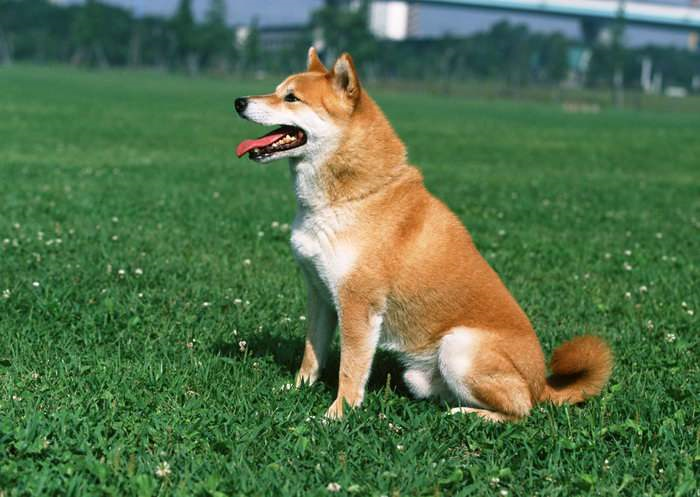
//> input picture main.cpp/1.jpg, 700 x 497 px
$ ./main   (built with g++ and OpenCV 4)
//> lines starting //> are read from the running program, lines starting //| are printed output that depends on the picture
### main.cpp/straightAndMatch.h
#include<opencv.hpp>
#include<iostream>
using namespace cv;
using namespace std;

/*
date:2019/7/23
author:huanglei
function:直方与匹配
*/

class straightAndMatch {
public:
	//绘制HS直方图
	void paintHSMap();

	//绘制一维直方图
	void paintOneMap();

	//绘制RGB三色直方图
	void paintThreeMap();

	//直方图对比
	void compareMap();

	//反向映射
	void backProject();

	//模板匹配
	void matchTemplate();
};

### main.cpp/imageDue.h
#include<iostream>
#include<opencv2/opencv.hpp>
using namespace cv;
using namespace std;

class imageDue {
public:
	//Canny边缘检测及其高级应用
	int edgeCheck();

	//sobel多梯度方向上的边缘检测
	int sobelEdge();

	//霍夫变换
	int hougLines();

	//图像重映射
	int remapImage();

	//直方均衡化
	int equalHist();

	//累计概率霍夫变换
	int hougLinesP();
};

### main.cpp/imageCountAndInpaint.h
#include<opencv.hpp>
#include<iostream>
using namespace cv;
using namespace std;

/*
date:2019/7/19
author:huanglei
function:图像轮廓与图像分割修复
*/
class imageCountAndInpaint {
public:
	int helloworld();

	//寻找图像轮廓
	int findContoursTest();

	//读取灰度图片测试
	int imreadImage();

	//寻找绘制物体凸包
	int convexHullTest();

	//使用多边形包围轮廓
	int findContoursEdge();

	//分水岭算法
	void watershedImageTest();

	//图像修补
	void imageInpaint();
};

### main.cpp/main.h
#include "imageCountAndInpaint.h"
#include"imageDue.h"
#include"straightAndMatch.h"
using namespace std;

/*
date:2019/7/16
author:huanglei
function:图像处理
*/

### main.cpp/straightAndMatch.cpp
#include"straightAndMatch.h"

// [111 lines left out: functions paintHSMap, paintOneMap, not called in this run]

void straightAndMatch::paintThreeMap()
{
	Mat src;
	src = imread("1.jpg");
//> src is the input picture: 497 rows x 700 cols, CV_8UC3; mean B, G, R 74.6, 113.7, 83.9
	imshow("原图", src);

	//参数
	int bins = 256;
	int hist_size[] = { bins };
	float range[] = { 0,256 };
	const float* ranges[] = { range };
	MatND redHist, grayHist, blueHist;

	//直方图的计算 三色
	int channels_r[] = { 0 };
	calcHist(&src, 1, channels_r, Mat(), redHist, 1, hist_size, ranges, true, false);
//> redHist = 256 values, max 7197 at index 66, min 1 at index 254, mean 1359

	int channels_g[] = { 1 };
	calcHist(&src, 1, channels_g, Mat(), grayHist, 1, hist_size, ranges, true, false);
//> grayHist = 256 values, max 7207 at index 117, min 4 at index 254, mean 1359

	int channels_b[] = { 2 };
	calcHist(&src, 1, channels_b, Mat(), blueHist, 1, hist_size, ranges, true, false);
//> blueHist = 256 values, max 6603 at index 64, min 128 at index 254, mean 1359
	//
	double maxValue_red, maxValue_green, maxValue_blue;
	minMaxLoc(redHist, 0, &maxValue_red, 0, 0);
//> maxValue_red = 7197
	minMaxLoc(grayHist, 0, &maxValue_green, 0, 0);
//> maxValue_green = 7207
	minMaxLoc(blueHist, 0, &maxValue_blue, 0, 0);
//> maxValue_blue = 6603
	int scale = 1;
	int histHeight = 256;
	Mat histImg = Mat::zeros(histHeight, bins * 3, CV_8UC3);

	//绘制
	for (int i = 0; i < bins; i++)
	{
		float binValue_red = redHist.at<float>(i);
		float binValue_green = grayHist.at<float>(i);
		float binValue_blue = blueHist.at<float>(i);
		int intensity_red = cvRound(binValue_red * histHeight / maxValue_red);
		int intensity_green = cvRound(binValue_green * histHeight / maxValue_green);
		int intensity_blue = cvRound(binValue_blue * histHeight / maxValue_blue);

		rectangle(histImg, Point(i * scale, histHeight - 1), Point((i + 1) * scale - 1, histHeight - intensity_red),Scalar(255,0,0));
		rectangle(histImg, Point((i + bins) * scale, histHeight - 1), Point((i + bins + 1) * scale - 1, histHeight - intensity_green), Scalar(0, 255, 0));
		rectangle(histImg, Point((i + 2 * bins) * scale, histHeight - 1), Point((i + 2 * bins + 1) * scale - 1, histHeight - intensity_blue), Scalar(0, 0, 255));
	}
//> this loop made 256 passes
//> (binValue_red, binValue_green, binValue_blue, intensity_red, intensity_green, intensity_blue) on passes 1 to 3: (2328, 30, 1139, 83, 1, 44), (341, 8, 207, 12, 0, 8), (365, 10, 199, 13, 0, 8)
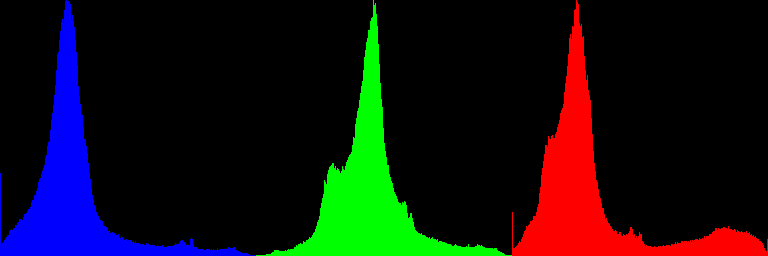
//> histImg: 256 rows x 768 cols, CV_8UC3; mean B, G, R 16, 16, 17.5

	//在窗口中显示出绘制好的直方图
	imshow("图像中的RGBz直方图", histImg);
	waitKey(0);
}

void straightAndMatch::compareMap()
{
}

void straightAndMatch::backProject()
{
}

void straightAndMatch::matchTemplate()
{
}

### main.cpp/main.cpp
#include"main.h"


int main() {
	// [23 lines of commented-out code are left out]
	straightAndMatch temp;
	//temp.paintHSMap();
	//temp.paintOneMap();
	temp.paintThreeMap();
}
